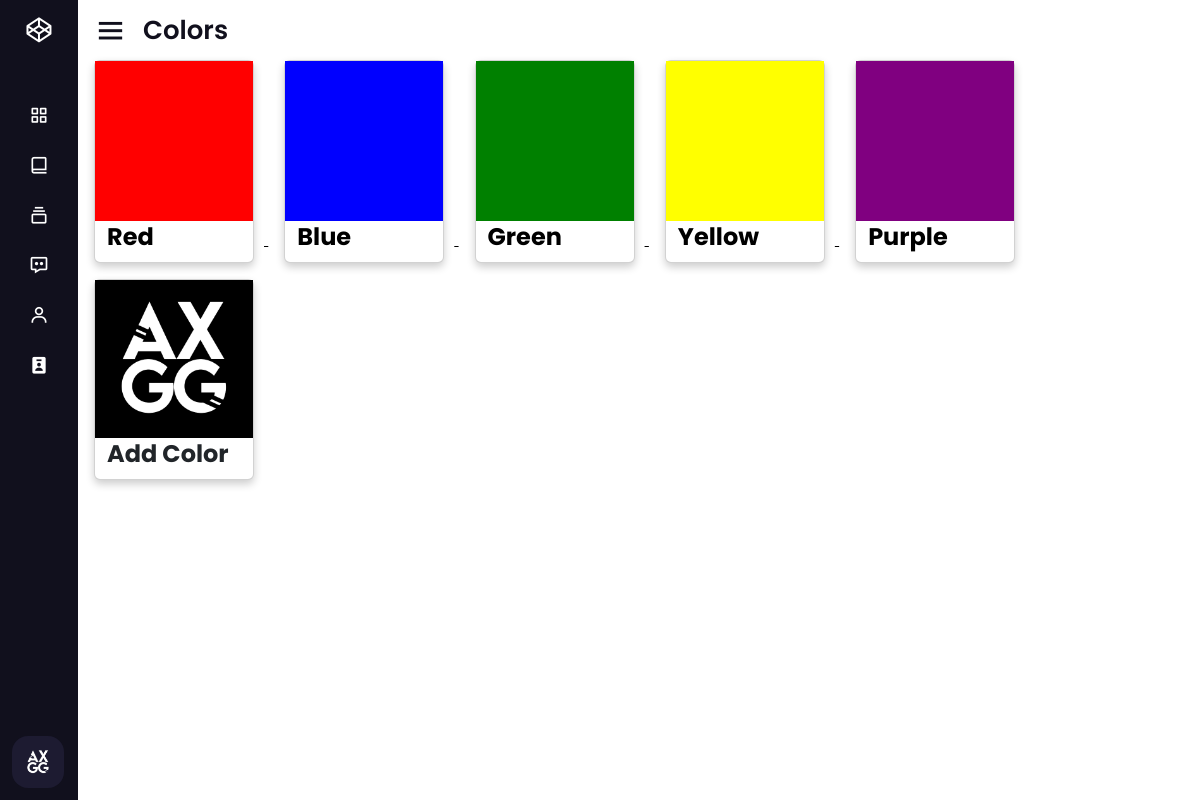
The app's page /inventory/color.php (signed in) with its own data.
### tables this page shows
CREATE TABLE `color` (
  `color_id` int(11) NOT NULL,
  `color` varchar(50) NOT NULL
);

### inventory/color.php (the view, shortened to what this page needs)
<!DOCTYPE html>
<html lang="en">
<head>
  <link rel="stylesheet" href="./css/color.css">
</head>
<body>
  <?php include('../includes/sidenav.php') ?>
  <section class="home-section">
    <div class="home-content">
      <i class='bx bx-menu'></i>
      <span class="text">Colors</span>
    </div>
    <?php
    include('../config.php');
    $sql = "SELECT * FROM color";
    $result = mysqli_query($conn, $sql);
    while ($row = mysqli_fetch_assoc($result)) {
      $colorID = $row['color_id'];
      $colorName = $row['color'];
      $colorValue = $row['color'];
      if ($colorName !== 'n/a') {
        echo '
        <a href="color-view.php?color_id=' . $colorID . '" style="color:black;">
        <div class="card" style="display: inline-block; margin-right: 10px;">
          <div style="background-color: ' . $colorValue . '; width: 100%; height: 20vh;"></div>
          <div class="container">
            <h4><b>' . $colorName . '</b></h4>
          </div>
        </div>
      </a>';
      }
    }
    ?>
    <div class="card" onclick="showModal()">
      <img src="../includes/img/logo.png" alt="Avatar" style="width: 100%; background-color: black;">
      <div class="container">
        <h4><b>Add Color</b></h4>
      </div>
    </div>
  </section>
</body>
</html>

### inventory/css/color.css (style rules this page uses)
.card { box-shadow: 0 4px 8px 0 rgba(0, 0, 0, 0.2); transition: 0.3s; width: 20vh; margin-bottom: 2vh; margin-left: 2vh; }
.container { display: flex; flex-wrap: wrap; justify-content: space-between; padding: 2px 16px; }

### assets/css/style.css (style rules this page uses)
* { margin: 0; padding: 0; box-sizing: border-box; font-family: "Poppins", sans-serif; }
:root { --background-color1: #fafaff; --background-color2: #ffffff; --background-color3: #ededed; --background-color4: #cad7fda4; --primary-color: #4b49ac; --secondary-color: #0c007d; --Border-color: #3f0097; --one-use-color: #3f0097; --two-use-color: #5500cb; }

### includes/sidenav.php (style rules this page uses)
* { margin: 0; padding: 0; box-sizing: border-box; font-family: 'Poppins', sans-serif; }
.home-section { position: relative; height: 100vh; left: 260px; width: calc(100% - 260px); transition: all 0.5s ease; }
.sidebar.close~.home-section { left: 78px; width: calc(100% - 78px); }
.home-section .home-content { height: 60px; display: flex; align-items: center; }
.home-section .home-content .bx-menu, .home-section .home-content .text { color: #11101d; font-size: 35px; }
.home-section .home-content .bx-menu { margin: 0 15px; cursor: pointer; }
.home-section .home-content .text { font-size: 26px; font-weight: 600; }

### records on screen
color: color "Red"
color: color "Blue"
color: color "Green"
color: color "Yellow"
color: color "Purple"
